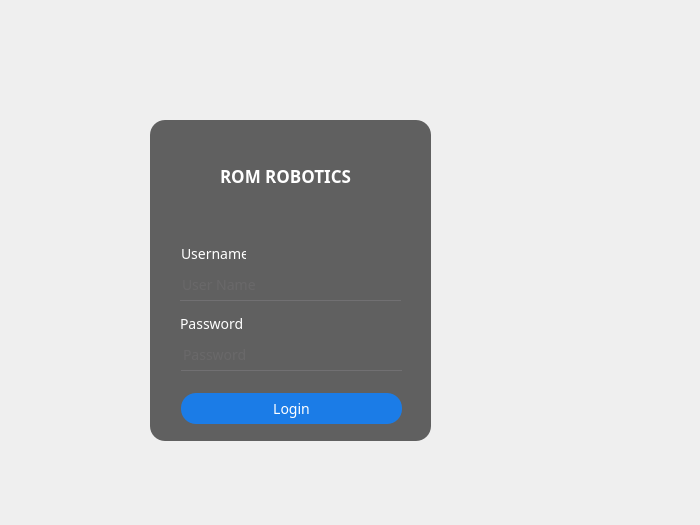
<?xml version="1.0" encoding="UTF-8"?>
<ui version="4.0">
 <class>MainWindow</class>
 <widget class="QMainWindow" name="MainWindow">
  <property name="geometry">
   <rect>
    <x>0</x>
    <y>0</y>
    <width>700</width>
    <height>525</height>
   </rect>
  </property>
  <property name="sizePolicy">
   <sizepolicy hsizetype="Fixed" vsizetype="Fixed">
    <horstretch>0</horstretch>
    <verstretch>0</verstretch>
   </sizepolicy>
  </property>
  <property name="minimumSize">
   <size>
    <width>700</width>
    <height>525</height>
   </size>
  </property>
  <property name="maximumSize">
   <size>
    <width>700</width>
    <height>525</height>
   </size>
  </property>
  <property name="font">
   <font>
    <family>Umpush</family>
    <pointsize>-1</pointsize>
    <italic>true</italic>
   </font>
  </property>
  <property name="windowTitle">
   <string>ROM ROBOTICS</string>
  </property>
  <property name="windowIcon">
   <iconset resource="src.qrc">
    <normaloff>:/images/main_dWS_icon.ico</normaloff>:/images/main_dWS_icon.ico</iconset>
  </property>
  <property name="styleSheet">
   <string notr="true">#centralwidget{
background-image: url(:/images/mdyblur.png) 0 0 0 0 stretch stretch;
}

*{
font-family: Umpush;
font-size: 14px;
color:blue;
}

#loginFrame{
background:rgba(0,0,0,0.6);
border-radius: 15px;
}

#pushButton{
border-radius: 0px;
background: transparent;
}

#loginBtn{
border-radius:15px;
color: white;
background: rgb(27, 124, 231);
Font-size: 14px;
}

#loginBtn:hover{
border-radius:15px;
color: #333;
background:rgb(155, 194, 251);
font-weight:bold;
}

#lineEditPassword,#lineEditUserName {
background: transparent;
border: none;
color: #717072;
border-bottom: 1px solid #717072;
Font-size: 14px;
}
#labelUserName{
Font-size: 14px;
color: white;
background: transparent;
}
#labelPassword{
Font-size: 14px;
color: white;
background: transparent;
}

#labelLoginHere{
Font-size: 17px;
color: white;
background: transparent;
}</string>
  </property>
  <widget class="QWidget" name="centralwidget">
   <widget class="QStackedWidget" name="stackedWidget">
    <property name="geometry">
     <rect>
      <x>-10</x>
      <y>0</y>
      <width>711</width>
      <height>541</height>
     </rect>
    </property>
    <property name="styleSheet">
     <string notr="true"/>
    </property>
    <property name="currentIndex">
     <number>0</number>
    </property>
    <widget class="QWidget" name="page">
     <widget class="QFrame" name="loginFrame">
      <property name="geometry">
       <rect>
        <x>160</x>
        <y>120</y>
        <width>281</width>
        <height>321</height>
       </rect>
      </property>
      <property name="styleSheet">
       <string notr="true"/>
      </property>
      <property name="frameShape">
       <enum>QFrame::StyledPanel</enum>
      </property>
      <property name="frameShadow">
       <enum>QFrame::Raised</enum>
      </property>
      <widget class="QLabel" name="labelLoginHere">
       <property name="geometry">
        <rect>
         <x>70</x>
         <y>40</y>
         <width>151</width>
         <height>31</height>
        </rect>
       </property>
       <property name="font">
        <font>
         <family>Umpush</family>
         <pointsize>-1</pointsize>
         <weight>75</weight>
         <bold>true</bold>
        </font>
       </property>
       <property name="styleSheet">
        <string notr="true"/>
       </property>
       <property name="text">
        <string>ROM ROBOTICS</string>
       </property>
      </widget>
      <widget class="QPushButton" name="loginBtn">
       <property name="geometry">
        <rect>
         <x>31</x>
         <y>273</y>
         <width>221</width>
         <height>31</height>
        </rect>
       </property>
       <property name="font">
        <font>
         <family>Umpush</family>
         <pointsize>-1</pointsize>
         <weight>50</weight>
         <italic>false</italic>
         <bold>false</bold>
        </font>
       </property>
       <property name="cursor">
        <cursorShape>PointingHandCursor</cursorShape>
       </property>
       <property name="text">
        <string>Login</string>
       </property>
      </widget>
      <widget class="QLineEdit" name="lineEditUserName">
       <property name="geometry">
        <rect>
         <x>30</x>
         <y>150</y>
         <width>221</width>
         <height>31</height>
        </rect>
       </property>
       <property name="cursor">
        <cursorShape>PointingHandCursor</cursorShape>
       </property>
       <property name="text">
        <string/>
       </property>
       <property name="placeholderText">
        <string>User Name</string>
       </property>
       <property name="cursorMoveStyle">
        <enum>Qt::VisualMoveStyle</enum>
       </property>
      </widget>
      <widget class="QLineEdit" name="lineEditPassword">
       <property name="geometry">
        <rect>
         <x>31</x>
         <y>220</y>
         <width>221</width>
         <height>31</height>
        </rect>
       </property>
       <property name="cursor">
        <cursorShape>PointingHandCursor</cursorShape>
       </property>
       <property name="text">
        <string/>
       </property>
       <property name="echoMode">
        <enum>QLineEdit::Password</enum>
       </property>
       <property name="placeholderText">
        <string>Password</string>
       </property>
      </widget>
      <widget class="QLabel" name="labelUserName">
       <property name="geometry">
        <rect>
         <x>31</x>
         <y>120</y>
         <width>65</width>
         <height>28</height>
        </rect>
       </property>
       <property name="styleSheet">
        <string notr="true"/>
       </property>
       <property name="text">
        <string>Username</string>
       </property>
      </widget>
      <widget class="QLabel" name="labelPassword">
       <property name="geometry">
        <rect>
         <x>30</x>
         <y>190</y>
         <width>62</width>
         <height>28</height>
        </rect>
       </property>
       <property name="styleSheet">
        <string notr="true"/>
       </property>
       <property name="text">
        <string>Password</string>
       </property>
      </widget>
     </widget>
     <widget class="QPushButton" name="pushButton">
      <property name="geometry">
       <rect>
        <x>250</x>
        <y>60</y>
        <width>101</width>
        <height>101</height>
       </rect>
      </property>
      <property name="styleSheet">
       <string notr="true">#pushButton{
border-radius: 60px;
}</string>
      </property>
      <property name="text">
       <string/>
      </property>
      <property name="icon">
       <iconset resource="src.qrc">
        <normaloff>:/images/primary_KMx_icon.ico</normaloff>:/images/primary_KMx_icon.ico</iconset>
      </property>
      <property name="iconSize">
       <size>
        <width>100</width>
        <height>100</height>
       </size>
      </property>
     </widget>
    </widget>
    <widget class="QWidget" name="page_2">
     <widget class="QFrame" name="verticalFrame">
      <property name="geometry">
       <rect>
        <x>30</x>
        <y>30</y>
        <width>211</width>
        <height>201</height>
       </rect>
      </property>
      <layout class="QVBoxLayout" name="verticalLayout"/>
     </widget>
     <widget class="QFrame" name="verticalFrame_2">
      <property name="geometry">
       <rect>
        <x>260</x>
        <y>30</y>
        <width>181</width>
        <height>201</height>
       </rect>
      </property>
      <layout class="QVBoxLayout" name="verticalLayout_2"/>
     </widget>
     <widget class="QFrame" name="verticalFrame_3">
      <property name="geometry">
       <rect>
        <x>480</x>
        <y>29</y>
        <width>191</width>
        <height>201</height>
       </rect>
      </property>
      <layout class="QVBoxLayout" name="verticalLayout_3"/>
     </widget>
    </widget>
   </widget>
  </widget>
 </widget>
 <resources>
  <include location="src.qrc"/>
 </resources>
 <connections>
  <connection>
   <sender>pushButton</sender>
   <signal>clicked()</signal>
   <receiver>MainWindow</receiver>
   <slot>close()</slot>
   <hints>
    <hint type="sourcelabel">
     <x>518</x>
     <y>107</y>
    </hint>
    <hint type="destinationlabel">
     <x>334</x>
     <y>424</y>
    </hint>
   </hints>
  </connection>
 </connections>
</ui>
